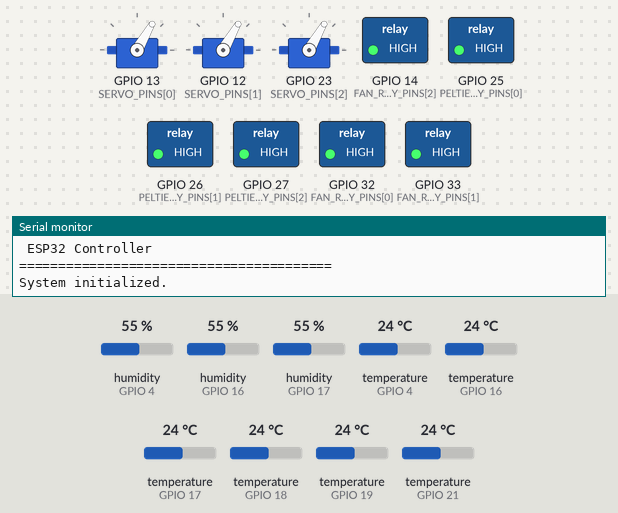
Recording of a sketch running on a simulated ESP32. On the bench: 3 × servo, switched loads named in the sketch (green lamp = pin HIGH), the last lines printed to the serial monitor. The inputs (shaded band) are chosen by the test bench; at power-on: temperature (sensors on GPIO 18, GPIO 4, GPIO 16, GPIO 17, GPIO 19, GPIO 21) 24 °C, humidity (sensors on GPIO 4, GPIO 16, GPIO 17) 55 %.

Above: at 2.2 s.
2.3 s: temperature (sensor on GPIO 18) set to 12.6 °C
At 6.5 s:
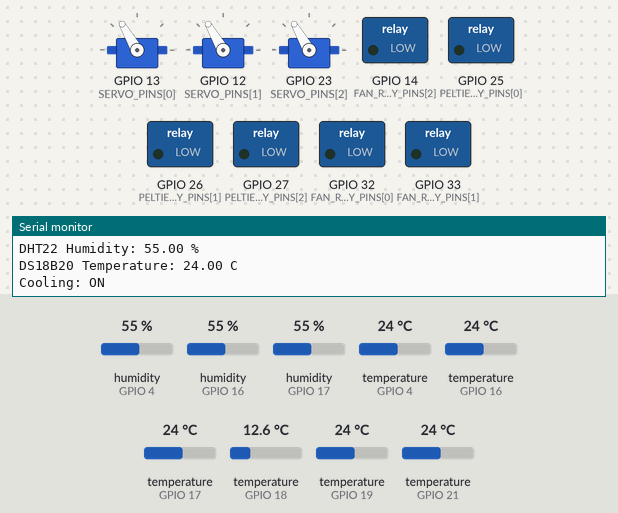
6.8 s: temperature (sensor on GPIO 18) set to 11.2 °C
11.0 s: temperature (sensor on GPIO 18) set to 4.3 °C
15.2 s: temperature (sensor on GPIO 18) set to 3.5 °C
At 16.3 s:
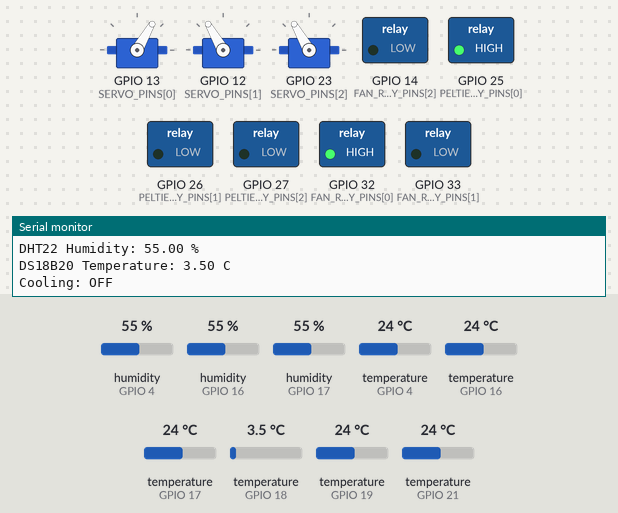
Timing chart, 0 to 18.2 s (numbered marks = the images above; inputs shaded):
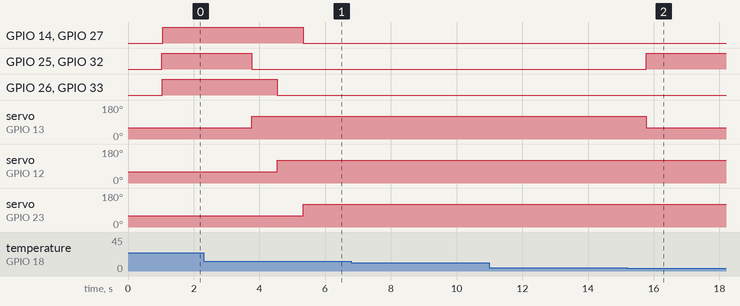

Measured:
- the behaviour switches between 4 and 3.9 °C on temperature (sensor on GPIO 18) (found by bisection; images 1 and 2)
- after the input at 15.2 s, GPIO 25 (PELTIER_RELAY_PINS[0]), GPIO 32 (FAN_RELAY_PINS[0]): LOW → HIGH after 0.57 s; servo on GPIO 13 (SERVO_PINS[0]): 120° → 60° after 0.57 s

The sketch:

cold_storage_controller.ino
```cpp
#include <Arduino.h>
#include <DHT.h>
#include <OneWire.h>
#include <DallasTemperature.h>
#include <ESP32Servo.h>

// -------------------- Sensor configuration --------------------
#define DHTTYPE DHT22

const uint8_t DHT_PINS[3] = {4, 16, 17};
const uint8_t DS18B20_PINS[3] = {18, 19, 21};

// -------------------- Actuator configuration --------------------
const uint8_t PELTIER_RELAY_PINS[3] = {25, 26, 27};
const uint8_t FAN_RELAY_PINS[3]     = {32, 33, 14};
const uint8_t SERVO_PINS[3]         = {13, 12, 23};

// Many relay modules are active LOW.
// Change to HIGH if your relay module is active HIGH.
const uint8_t RELAY_ON  = LOW;
const uint8_t RELAY_OFF = HIGH;

// -------------------- Storage configuration --------------------
struct DivisionConfig {
  const char* name;
  float tempLow;
  float tempHigh;
  float humidityHigh;
};

DivisionConfig divisions[3] = {
  {"Fruits & Vegetables", 4.0, 12.0, 90.0},
  {"Milk Products",        2.0,  6.0, 85.0},
  {"Vaccines",             2.0,  8.0, 70.0}
};

// -------------------- Objects --------------------
DHT* dht[3];
OneWire* oneWire[3];
DallasTemperature* ds18b20[3];
Servo airflowServo[3];

bool coolingState[3] = {false, false, false};

unsigned long lastReadMs = 0;
const unsigned long READ_INTERVAL_MS = 3000;

// -------------------- Helpers --------------------
void setCooling(uint8_t i, bool enabled) {
  coolingState[i] = enabled;

  digitalWrite(PELTIER_RELAY_PINS[i], enabled ? RELAY_ON : RELAY_OFF);
  digitalWrite(FAN_RELAY_PINS[i], enabled ? RELAY_ON : RELAY_OFF);

  // Open airflow more when cooling.
  airflowServo[i].write(enabled ? 120 : 60);
}

void printSensorData(uint8_t i, float humidity, float dhtTemp, float dsTemp) {
  Serial.println("----------------------------------------");
  Serial.print("Division: ");
  Serial.println(divisions[i].name);

  Serial.print("DHT22 Temperature: ");
  Serial.print(dhtTemp);
  Serial.println(" C");

  Serial.print("DHT22 Humidity: ");
  Serial.print(humidity);
  Serial.println(" %");

  Serial.print("DS18B20 Temperature: ");
  Serial.print(dsTemp);
  Serial.println(" C");

  Serial.print("Cooling: ");
  Serial.println(coolingState[i] ? "ON" : "OFF");
}

void controlDivision(uint8_t i, float temperature, float humidity) {
  // Hysteresis prevents rapid ON/OFF relay switching.
  if (!coolingState[i] && temperature > divisions[i].tempHigh) {
    setCooling(i, true);
  }

  if (coolingState[i] && temperature < divisions[i].tempLow) {
    setCooling(i, false);
  }

  // Simple humidity warning. This prototype does not actively dehumidify.
  if (!isnan(humidity) && humidity > divisions[i].humidityHigh) {
    Serial.print("WARNING: High humidity in ");
    Serial.println(divisions[i].name);
  }
}

void setup() {
  Serial.begin(115200);
  delay(1000);

  Serial.println();
  Serial.println("========================================");
  Serial.println(" Smart Multi-Division Cold Storage");
  Serial.println(" ESP32 Controller");
  Serial.println("========================================");

  for (uint8_t i = 0; i < 3; i++) {
    dht[i] = new DHT(DHT_PINS[i], DHTTYPE);
    dht[i]->begin();

    oneWire[i] = new OneWire(DS18B20_PINS[i]);
    ds18b20[i] = new DallasTemperature(oneWire[i]);
    ds18b20[i]->begin();

    pinMode(PELTIER_RELAY_PINS[i], OUTPUT);
    pinMode(FAN_RELAY_PINS[i], OUTPUT);

    digitalWrite(PELTIER_RELAY_PINS[i], RELAY_OFF);
    digitalWrite(FAN_RELAY_PINS[i], RELAY_OFF);

    airflowServo[i].setPeriodHertz(50);
    airflowServo[i].attach(SERVO_PINS[i], 500, 2400);
    airflowServo[i].write(60);
  }

  Serial.println("System initialized.");
}

void loop() {
  if (millis() - lastReadMs < READ_INTERVAL_MS) {
    return;
  }

  lastReadMs = millis();

  for (uint8_t i = 0; i < 3; i++) {
    float humidity = dht[i]->readHumidity();
    float dhtTemp = dht[i]->readTemperature();

    ds18b20[i]->requestTemperatures();
    float dsTemp = ds18b20[i]->getTempCByIndex(0);

    // If DS18B20 is disconnected, use DHT22 temperature for the
    // prototype control decision when available.
    float controlTemperature = dsTemp;

    if (dsTemp == DEVICE_DISCONNECTED_C || isnan(dsTemp)) {
      controlTemperature = dhtTemp;
      Serial.print("WARNING: DS18B20 unavailable in ");
      Serial.println(divisions[i].name);
    }

    if (!isnan(controlTemperature)) {
      controlDivision(i, controlTemperature, humidity);
    } else {
      Serial.print("ERROR: No valid temperature reading in ");
      Serial.println(divisions[i].name);
      setCooling(i, false);
    }

    printSensorData(i, humidity, dhtTemp, dsTemp);
  }
}
```
